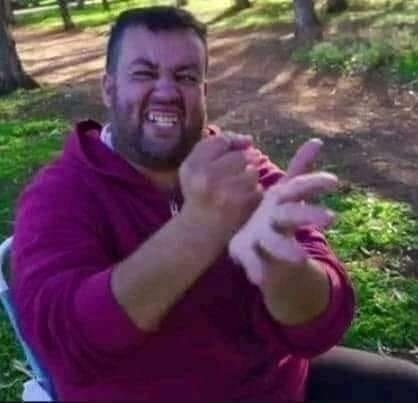
#> input picture Photos/test.jpg, 418 x 403 px
$ python splitmerge.py
#> lines starting #> are read from the running program, lines starting #| are printed output that depends on the picture
import cv2 as cv
import numpy as np
# Read image
img = cv.imread('Photos/test.jpg')
#> img is the input picture: shape (403, 418, 3); mean B, G, R 80.9, 69.1, 93.4
cv.imshow('test', img)
# #converting img to grayscale
# gray = cv.cvtColor(img,cv.COLOR_RGB2GRAY)
# cv.imshow('Gray', gray)
b,g,r = cv.split(img)
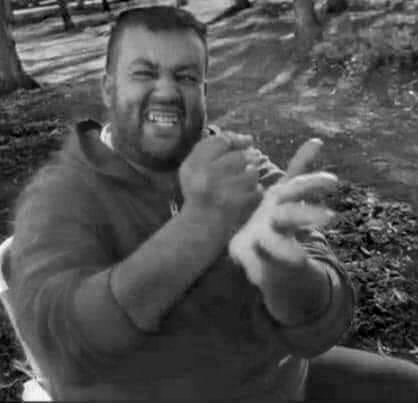
#> b: shape (403, 418); min 0, max 255, mean 80.9
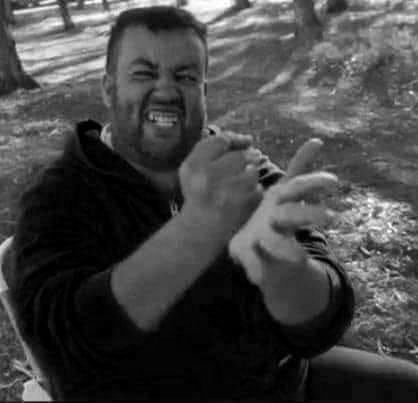
#> g: shape (403, 418); min 0, max 255, mean 69.1
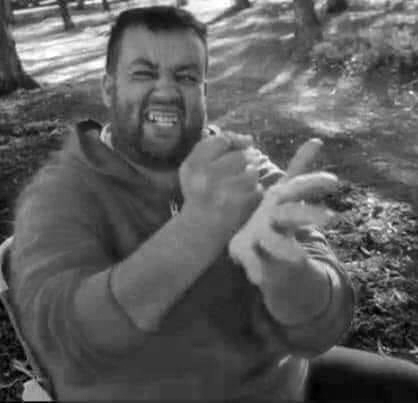
#> r: shape (403, 418); min 0, max 255, mean 93.4
cv.imshow('b', b)
cv.imshow('g', g)
cv.imshow('r', r)
print(img.shape)
#| (403, 418, 3)
print(b.shape)
#| (403, 418)
print(g.shape)
#| (403, 418)
print(r.shape)
#| (403, 418)
merged = cv.merge([b,g,r])
cv.imshow('Merged',merged)
blank = np.zeros(img.shape[:2],dtype='uint8')
blue = cv.merge([b,blank,blank])
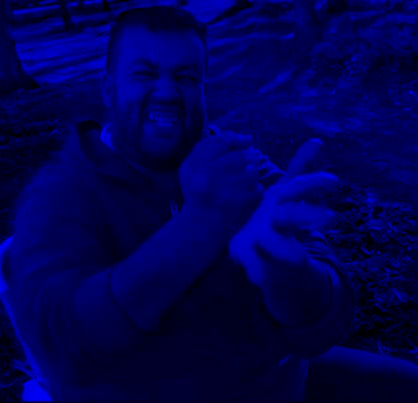
#> blue: shape (403, 418, 3); mean of channels 0, 1, 2 80.9, 0, 0; drawn as B, G, R
green = cv.merge([blank,g,blank])
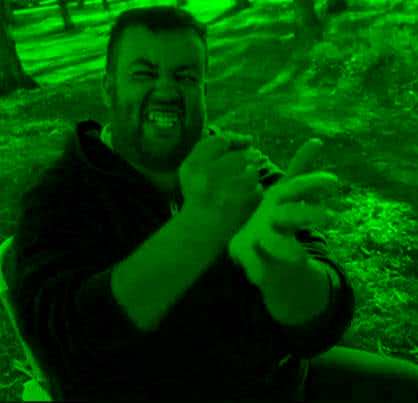
#> green: shape (403, 418, 3); mean of channels 0, 1, 2 0, 69.1, 0; drawn as B, G, R
red = cv.merge([blank,blank,r])
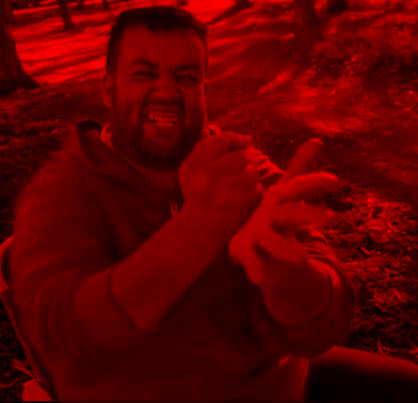
#> red: shape (403, 418, 3); mean of channels 0, 1, 2 0, 0, 93.4; drawn as B, G, R
cv.imshow('blue',blue)
cv.imshow('Green',green)
cv.imshow('red',red)
cv.waitKey(0)
